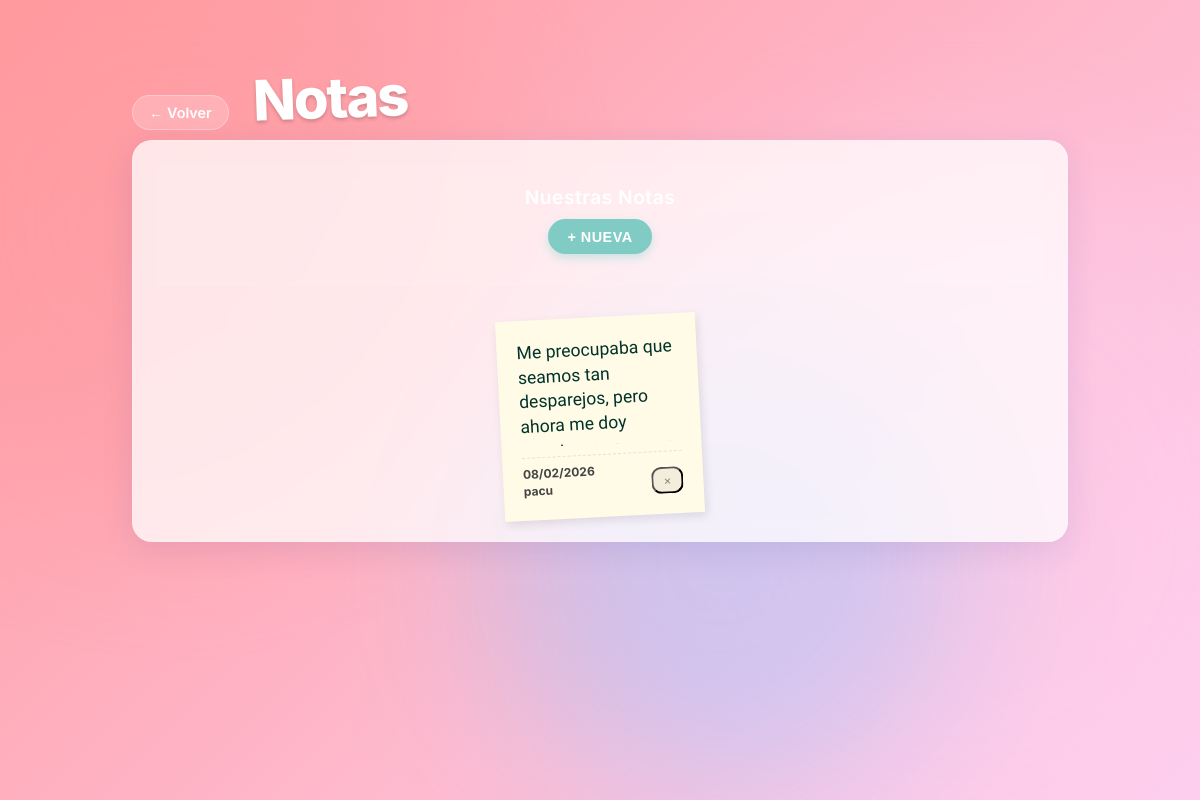
Screenshot of /notes/ (signed in) with the database file from the repository.
### notes/models.py (models this page shows, shortened)
class Note(models.Model):
    content = models.TextField()
    user = models.ForeignKey(User, on_delete=models.CASCADE)
    created_at = models.DateTimeField(auto_now_add=True)
    updated_at = models.DateTimeField(auto_now=True)

### notes/views.py (the view)
# urls.py: path('', views.index, name='gallery_index'),
@login_required
def index(request):
    notes = Note.objects.all().order_by('-updated_at')
    return render(request, 'notes/index.html', {'notes': notes})

### templates/notes/index.html (shortened to what this page needs)
{% extends 'base.html' %}
{% load static %}
{% block content %}
<main class="page-layout">
    <div class="page-header">
        <a href="{% url 'home' %}" class="back-link">← Volver</a>
        <h1>Notas</h1>
    </div>
    <div class="widget notes-widget full-page-widget">
        <div class="widget-header">
            <h3>Nuestras Notas</h3>
            <button onclick="toggleNoteForm()" class="btn-sm">+ Nueva</button>
        </div>
        <div class="notes-list">
            {% for note in notes %}
            <div class="note-card" style="--rot: {% cycle '-3deg' '4deg' '-2deg' '5deg' %};"
                onclick="openNoteModal(this, event)">
                <p>{{ note.content }}</p>
                <div class="note-footer">
                    <div class="note-meta">
                        {{ note.created_at|date:"d/m/Y" }}<br>
                        {{ note.user.username }}
                    </div>
                    <form action="{% url 'manage_note' note.id %}" method="post" style="display:inline;"
                        onsubmit="return confirm('¿Estás seguro de que quieres eliminar esta nota?');">
                        <button type="submit" class="delete-btn-text">×</button>
                    </form>
                </div>
            </div>
            {% empty %}
            <p class="empty-state">Sin notas.</p>
            {% endfor %}
        </div>
    </div>
</main>
{% endblock %}

### static/style.css (style rules this page uses)
:root { --bg-color: #96a977; --text-color: #00332a; --card-bg: rgba(255, 255, 255, 0.75); --accent-1: #007F7A; --accent-2: #80cbc4; --accent-3: #dcedc8; --border-radius: 20px; --gap: 20px; --font-main: 'Inter', sans-serif; --font-hand: 'Indie Flower', cursive; --grid-split: 60% 40%; --bg-gradient-1: #ff9a9e; --bg-gradient-2: #fecfef; --blob-color-1: rgba(255, 154, 158, 0.6); --blob-color-2: rgba(254, 207, 239, 0.6); --blob-color-3: rgba(161, 196, 253, 0.6); }
* { box-sizing: border-box; margin: 0; padding: 0; }
body { font-family: var(--font-main); background-color: var(--bg-color); position: relative; color: var(--text-color); overflow-x: hidden; }
.hero h1, .page-header h1 { color: #fff; text-shadow: 0 2px 4px rgba(0, 0, 0, 0.2); font-size: 90px; }
a { text-decoration: none; color: inherit; }
.widget { background: var(--card-bg); border-radius: var(--border-radius); padding: 1.5rem; box-shadow: 0 8px 32px 0 rgba(31, 38, 135, 0.1); backdrop-filter: blur(8px); -webkit-backdrop-filter: blur(8px); border: 1px solid rgba(255, 255, 255, 0.18); display: flex; flex-direction: column; }
.widget-header { padding: 20px 24px; background: rgba(255, 255, 255, 0.05); border-bottom: 1px solid rgba(255, 255, 255, 0.1); }
.widget-header h3 { margin: 0; color: #fff; font-size: 1.2rem; font-weight: 600; letter-spacing: 0.5px; }
.page-layout { padding: 4rem 2rem; max-width: 1000px; margin: 0 auto; }
.page-header h1 { margin-left: 20px; font-size: 3.5rem; font-weight: 800; letter-spacing: -2px; color: white; transform: rotate(-2deg); display: inline-block; }
.btn-sm { margin-top: 10px; margin-bottom: 10px; background: var(--accent-2); color: white; border: none; padding: 0.6rem 1.2rem; border-radius: 25px; font-size: 0.9rem; cursor: pointer; font-weight: 600; transition: transform 0.2s, box-shadow 0.2s; box-shadow: 0 4px 10px rgba(78, 205, 196, 0.3); text-transform: uppercase; letter-spacing: 0.5px; display: inline-block; }
.delete-btn-text { background: rgba(0, 0, 0, 0.05); padding: 4px 10px; border-radius: 10px; color: #888; opacity: 1; font-size: 0.75rem; font-family: var(--font-main); }
.full-page-widget .widget-header { margin-bottom: 2rem; text-align: center; flex-direction: column; gap: 15px; }
.notes-list { display: flex; flex-wrap: wrap; gap: 20px; justify-content: center; }
.note-card { background: #fffbe7; width: 200px; height: 200px; padding: 20px; box-shadow: 2px 4px 10px rgba(0, 0, 0, 0.1); font-family: var(--font-hand); font-size: 1.1rem; line-height: 1.4; transform: rotate(var(--rot)); transition: transform 0.2s, box-shadow 0.2s; display: flex; flex-direction: column; justify-content: space-between; overflow: hidden; position: relative; cursor: pointer; }
.note-card p { margin: 0; display: -webkit-box; -webkit-line-clamp: 6; -webkit-box-orient: vertical; overflow: hidden; }
.note-footer { display: flex; justify-content: space-between; align-items: flex-end; margin-top: 10px; border-top: 1px dashed rgba(0, 0, 0, 0.1); padding-top: 8px; }
.note-meta { font-family: var(--font-main); font-size: 0.75rem; color: #444; font-weight: 700; display: flex; flex-direction: column; }
.back-link { display: inline-block; background: rgba(255, 255, 255, 0.2); padding: 8px 16px; border-radius: 20px; color: white; font-weight: 600; font-size: 0.9rem; margin-bottom: 10px; backdrop-filter: blur(5px); border: 1px solid rgba(255, 255, 255, 0.3); transition: all 0.2s; }

### rows the page displays
Note: content "Me preocupaba que seamos tan desparejos, pero ahora me…", created_at "08/02/2026", user.username "pacu"
